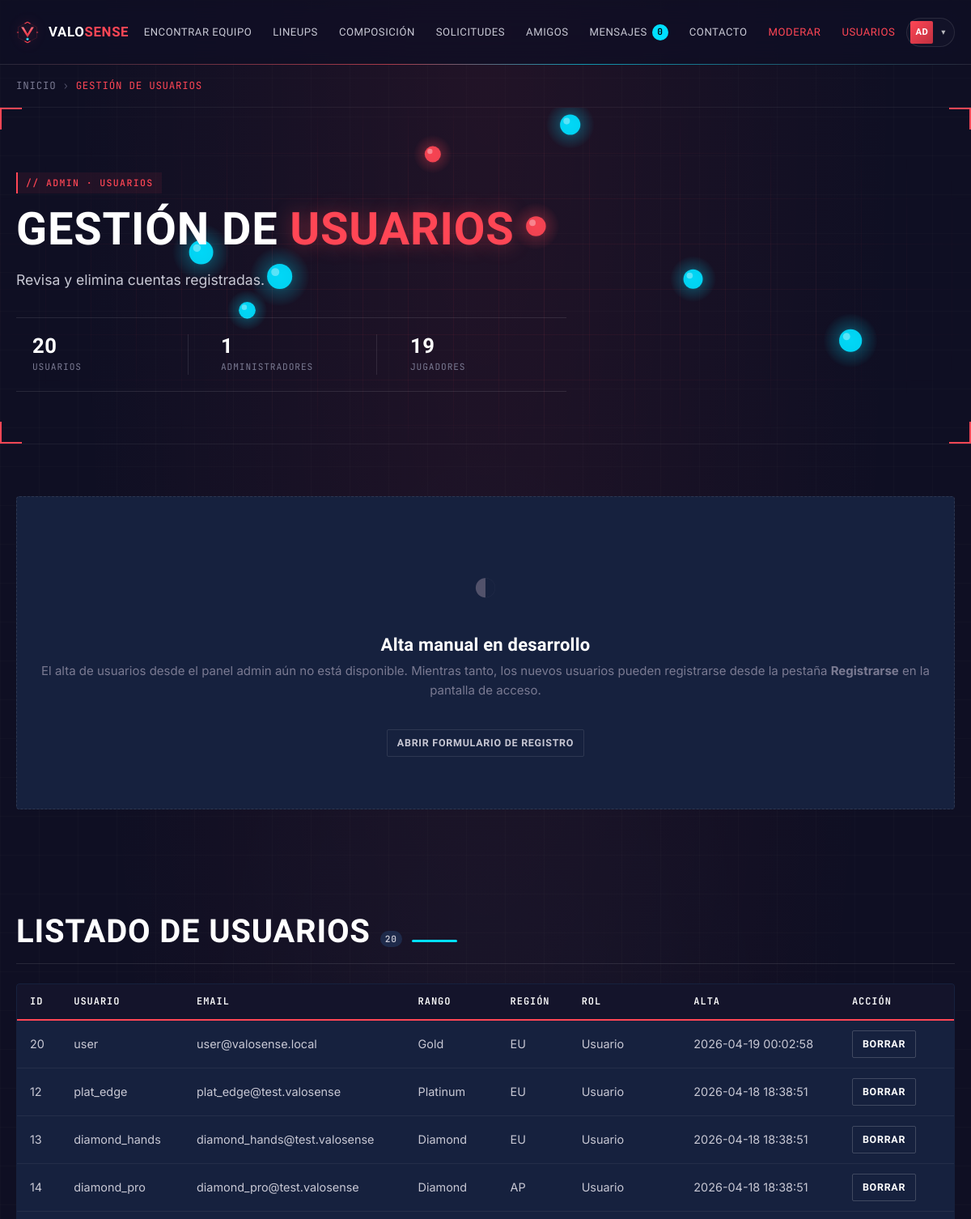
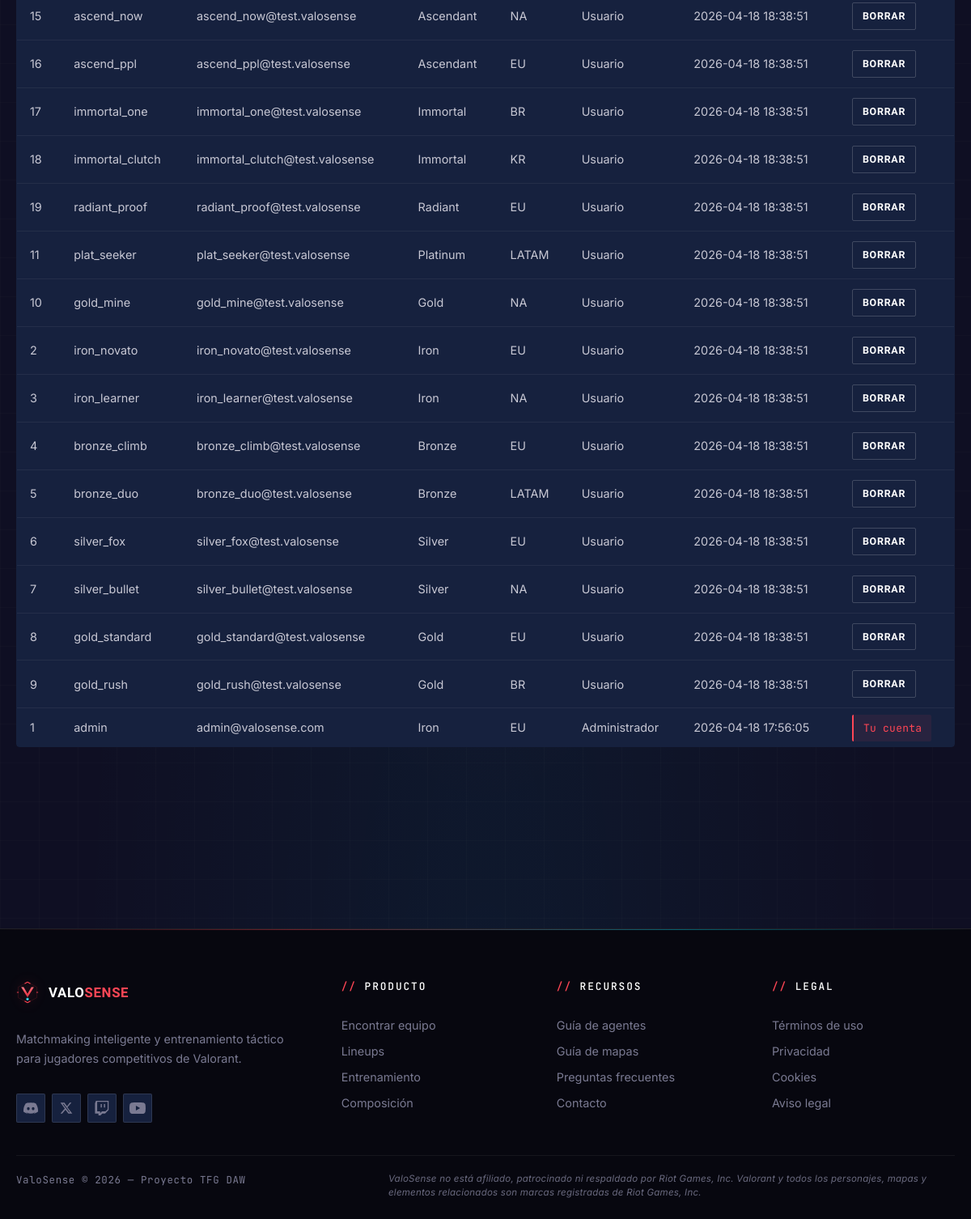
Screenshot of /index.php?controlador=usuario&action=gestionar (signed in) with the database file from the repository (2 pictures, top to bottom).
### tables this page shows
CREATE TABLE `usuario` (
  `id` int(11) NOT NULL AUTO_INCREMENT,
  `username` varchar(50) NOT NULL,
  `email` varchar(100) NOT NULL,
  `password_hash` varchar(255) NOT NULL,
  `rango` enum('Iron','Bronze','Silver','Gold','Platinum','Diamond','Ascendant','Immortal','Radiant') NOT NULL,
  `region` enum('EU','NA','LATAM','BR','AP','KR') NOT NULL DEFAULT 'EU',
  `es_admin` tinyint(1) NOT NULL DEFAULT 0,
  `riot_id` varchar(50) DEFAULT NULL,
  `riot_tag` varchar(10) DEFAULT NULL,
  `riot_region` enum('eu','na','ap','kr','latam','br') DEFAULT NULL,
  `riot_puuid` varchar(120) DEFAULT NULL,
  `riot_validado_en` datetime DEFAULT NULL,
  `riot_id_visible` tinyint(1) NOT NULL DEFAULT 1,
  `google_id` varchar(255) DEFAULT NULL,
  `creado_en` timestamp NOT NULL DEFAULT current_timestamp(),
  `ultima_actividad` timestamp NULL DEFAULT NULL,
  `estado_presencia` enum('en_linea','ausente','invisible') NOT NULL DEFAULT 'en_linea',
  PRIMARY KEY (`id`),
  UNIQUE KEY `username` (`username`),
  UNIQUE KEY `email` (`email`),
  UNIQUE KEY `uq_google_id` (`google_id`)
);

### controller/usuario_controller.php (called while the page is built, shortened)
<?php
require_once("model/helpers.php");
function gestionar(){
    require_once("model/usuario_model.php");
    $model = new Usuario_model();
    $array = $model->get_usuarios();
    require_once("view/gestiona_usuario_view.php");
}
?>

### controller/front_controller.php (called while the page is built, shortened)
<?php
$action_name = DEFAULT_ACTION;
if (!empty($_GET['action'])) {
    $action_name = preg_replace('/[^a-z_]/i', '', $_GET['action']);
}
try {
    $action_name();
} catch (Throwable $e) {
    $pronto_mensaje = $e->getMessage();
    require_once("view/pronto_view.php");
}
?>

### model/conectar.php (called while the page is built, shortened)
<?php
class Conectar {
    public static function conexion(){
        try {
            $host     = 'localhost';
            $user     = 'root';
            $pass     = '';
            $database = 'valosense';
            $port     = 3307;
            $db = new mysqli($host, $user, $pass, $database, $port);
            $db->set_charset('utf8mb4');
            return $db;
        } catch (mysqli_sql_exception $e) {
            error_log('Conectar — ' . $e->getMessage());
            throw new RuntimeException("Error de conexión con la base de datos.", 0, $e);
        }
    }
}
?>

### model/chat_model.php (called while the page is built, shortened)
<?php
class Chat_model {
    private $db;
    public function __construct(){
        require_once("model/conectar.php");
        $this->db = Conectar::conexion();
    }
    public function count_no_leidos_total($me){
        $me = (int)$me;
        try {
            $stmt = $this->db->prepare(
                "SELECT COUNT(*) AS n FROM mensaje WHERE receptor_id = ? AND leido = 0"
            );
            $stmt->bind_param("i", $me);
            $stmt->execute();
            $row = $stmt->get_result()->fetch_assoc();
            return $row ? (int)$row['n'] : 0;
        } catch (mysqli_sql_exception $e) { return 0; }
    }
}
?>

### model/helpers.php (called while the page is built, shortened)
<?php
if (!function_exists('nombre_visible')) {
    function nombre_visible(?array $u): string {
        $dn = trim((string)($u['display_name'] ?? ''));
        return (string)($u['username'] ?? '');
    }
}
?>

### model/usuario_model.php (called while the page is built, shortened)
<?php
class Usuario_model {
    private $db;
    public function __construct(){
        require_once("model/conectar.php");
        $this->db = Conectar::conexion();
    }
    public function get_usuarios(){
        try {
            $stmt = $this->db->prepare("SELECT id, username, email, rango, region, es_admin, creado_en FROM usuario ORDER BY creado_en DESC");
            $stmt->execute();
            $registros = $stmt->get_result()->fetch_all(MYSQLI_ASSOC);
            return $registros ?: [];
        } catch (mysqli_sql_exception $e) {
            error_log('Usuario_model — ' . $e->getMessage());
            throw new RuntimeException("Error interno consultando usuarios.", 0, $e);
        }
    }
}
?>

### view/gestiona_usuario_view.php (the view, shortened to what this page needs)
<?php require_once("view/menu.php"); ?>
<main class="main-content" id="main">
    <nav class="breadcrumb" aria-label="Migas de pan">
        <div class="container">
            <ol class="breadcrumb-list">
                <li class="breadcrumb-item"><a href="index.php">Inicio</a></li>
                <li class="breadcrumb-item breadcrumb-current" aria-current="page">Gestión de usuarios</li>
            </ol>
        </div>
    </nav>
    <section class="hero">
        <div class="container hero-content">
            <span class="eyebrow">// ADMIN · USUARIOS</span>
            <h1 class="hero-title">Gestión de <span class="text-red">usuarios</span></h1>
            <p class="hero-subtitle">Revisa y elimina cuentas registradas.</p>
            <?php
                $total = isset($array) ? count($array) : 0;
                $admins = 0;
                if(isset($array)){
                    foreach($array as $u){ if(!empty($u['es_admin'])) $admins++; }
                }
            ?>
            <ul class="hero-stats">
                <li class="hero-stat">
                    <span class="hero-stat-value"><?php echo $total; ?></span>
                    <span class="hero-stat-label">Usuarios</span>
                </li>
                <li class="hero-stat">
                    <span class="hero-stat-value"><?php echo $admins; ?></span>
                    <span class="hero-stat-label">Administradores</span>
                </li>
                <li class="hero-stat">
                    <span class="hero-stat-value"><?php echo max(0, $total - $admins); ?></span>
                    <span class="hero-stat-label">Jugadores</span>
                </li>
            </ul>
        </div>
    </section>
    <section class="search-section">
        <div class="container">
            <div class="empty-state">
                <div class="empty-icon" aria-hidden="true">◐</div>
                <h3 class="empty-title">Alta manual en desarrollo</h3>
                <p class="empty-desc">
                    El alta de usuarios desde el panel admin aún no está disponible.
                    Mientras tanto, los nuevos usuarios pueden registrarse desde la pestaña
                    <strong>Registrarse</strong> en la pantalla de acceso.
                </p>
                <div class="spaced-actions">
                    <a href="index.php?controlador=usuario&amp;action=registro" class="btn-ghost btn-small">Abrir formulario de registro</a>
                </div>
            </div>
        </div>
    </section>
    <section class="results-section">
        <div class="container">
            <div class="results-bar">
                <h2 class="section-title results-title">
                    Listado de usuarios
                    <span class="badge badge--muted"><?php echo isset($array) ? count($array) : 0; ?></span>
                </h2>
            </div>
            <?php if(!isset($array) || count($array) === 0): ?>
                <div class="empty-state">
                    <div class="empty-icon" aria-hidden="true">◎</div>
                    <h3 class="empty-title">Sin usuarios registrados</h3>
                    <p class="empty-desc">Todavía no se ha registrado ningún jugador.</p>
                </div>
            <?php else: ?>
                <div class="admin-wrapper">
                    <table class="admin-table">
                        <thead>
                            <tr>
                                <th>ID</th>
                                <th>Usuario</th>
                                <th>Email</th>
                                <th>Rango</th>
                                <th>Región</th>
                                <th>Rol</th>
                                <th>Alta</th>
                                <th>Acción</th>
                            </tr>
                        </thead>
                        <tbody>
                            <?php foreach($array as $registro): ?>
                                <tr>
                                    <td><?php echo htmlspecialchars($registro['id']); ?></td>
                                    <td><?php echo htmlspecialchars($registro['username'] ?? ''); ?></td>
                                    <td><?php echo htmlspecialchars($registro['email'] ?? ''); ?></td>
                                    <td><?php echo htmlspecialchars($registro['rango'] ?? ''); ?></td>
                                    <td><?php echo htmlspecialchars($registro['region'] ?? ''); ?></td>
                                    <td><?php echo !empty($registro['es_admin']) ? 'Administrador' : 'Usuario'; ?></td>
                                    <td><?php echo htmlspecialchars($registro['creado_en'] ?? ''); ?></td>
                                    <td>
                                        <?php if((int)($registro['id'] ?? 0) === (int)($_SESSION['usuario']['id'] ?? 0)): ?>
                                            <span class="auth-message">Tu cuenta</span>
                                        <?php else: ?>
                                            <form class="inline-form" action="index.php?controlador=usuario&amp;action=gestionar" method="post"
                                                  data-confirm="¿Borrar este usuario?">
                                                <button type="submit" name="borrar" value="1" class="btn-secondary btn-small">Borrar</button>
                                            </form>
                                        <?php endif; ?>
                                    </td>
                                </tr>
                            <?php endforeach; ?>
                        </tbody>
                    </table>
                </div>
            <?php endif; ?>
        </div>
    </section>
</main>

### view/menu.php (shortened to what this page needs)
<?php
require_once(__DIR__ . "/../model/helpers.php");
$c_actual = $_GET['controlador'] ?? '';
$a_actual = $_GET['action'] ?? '';
$logeado  = isset($_SESSION["usuario"]);
$es_admin = !empty($_SESSION["usuario"]["es_admin"]);
$username = nombre_visible($_SESSION["usuario"] ?? null);
$chat_no_leidos = 0;
if($logeado){
    require_once(__DIR__ . "/../model/amistad_model.php");
    require_once(__DIR__ . "/../model/chat_model.php");
    require_once(__DIR__ . "/../model/usuario_model.php");
    $me_id = (int)$_SESSION["usuario"]["id"];
    $nav_cache = $_SESSION['nav_counters'] ?? null;
    $stale = !$nav_cache || ($nav_cache['me'] ?? 0) !== $me_id || (time() - ($nav_cache['ts'] ?? 0)) >= 30;
    if ($stale) {
        try {
            $chat_no_leidos          = (new Chat_model())->count_no_leidos_total($me_id);
        } catch (Throwable $e) {
            error_log('menu counters — ' . $e->getMessage());
        }
    } else {
        $invitaciones_pendientes = (int)$nav_cache['inv'];
        $chat_no_leidos          = (int)$nav_cache['unread'];
    }
}
$opciones_explorar = [
    ['key' => 'matchmaker', 'href' => 'index.php?controlador=matchmaker&action=home', 'label' => 'Encontrar equipo',  'desc' => 'Busca compañeros de tu nivel'],
    ['key' => 'lineup',     'href' => 'index.php?controlador=lineup&action=home',     'label' => 'Lineups',           'desc' => 'Smokes, flashes y molotovs'],
    ['key' => 'team',       'href' => 'index.php?controlador=team&action=home',       'label' => 'Composición',       'desc' => 'Recomendador de comp'],
];
?>
<header class="navbar">
    <div class="navbar-container">
        <a href="index.php" class="navbar-logo">
            <img src="imagenes/logo.svg" alt="ValoSense" width="32" height="32">
            <span class="logo-text">Valo<span class="logo-accent">Sense</span></span>
        </a>
        <nav class="navbar-menu" id="navbar-menu" aria-label="Menú principal">
            <ul class="nav-list">
                <?php if($logeado): ?>
                    <?php foreach($opciones_explorar as $op): ?>
                        <?php
                            $op_activo = ($c_actual === $op['key'])
                                      && !($op['key'] === 'lineup' && $a_actual === 'enviar');
                        ?>
                        <li class="nav-item">
                            <a href="<?php echo htmlspecialchars($op['href']); ?>"
                               class="nav-link<?php echo $op_activo ? ' nav-link-active' : ''; ?>">
                                <?php echo htmlspecialchars($op['label']); ?>
                            </a>
                        </li>
                    <?php endforeach; ?>
                    <?php $solicitudes_activo = ($c_actual === 'amistad' && $a_actual !== 'amigos'); ?>
                    <li class="nav-item nav-item-push-right">
                        <a href="index.php?controlador=amistad&amp;action=home"
                           class="nav-link<?php echo $solicitudes_activo ? ' nav-link-active' : ''; ?>">
                            Solicitudes
                        </a>
                    </li>
                    <?php $amigos_activo = ($c_actual === 'amistad' && $a_actual === 'amigos'); ?>
                    <li class="nav-item">
                        <a href="index.php?controlador=amistad&amp;action=amigos"
                           class="nav-link<?php echo $amigos_activo ? ' nav-link-active' : ''; ?>">
                            Amigos
                        </a>
                    </li>
                    <li class="nav-item">
                        <a href="index.php?controlador=chat&amp;action=home"
                           class="nav-link<?php echo $c_actual === 'chat' ? ' nav-link-active' : ''; ?>">
                            Mensajes
                            <span id="nav-chat-badge" class="badge badge--cyan nav-chat-badge <?php echo $chat_no_leidos > 0 ? '' : 'is-hidden'; ?>">
                                <?php echo (int)$chat_no_leidos; ?>
                            </span>
                        </a>
                    </li>
                    <li class="nav-item">
                        <a href="index.php?controlador=contacto&amp;action=home"
                           class="nav-link<?php echo $c_actual === 'contacto' ? ' nav-link-active' : ''; ?>">
                            Contacto
                        </a>
                    </li>
                    <?php if($es_admin): ?>
                        <li class="nav-item">
                            <a href="index.php?controlador=lineup&amp;action=gestionar" class="nav-link nav-link-red">Moderar</a>
                        </li>
                        <li class="nav-item">
                            <a href="index.php?controlador=usuario&amp;action=gestionar" class="nav-link nav-link-red">Usuarios</a>
                        </li>
                    <?php endif; ?>
                    <?php
                        $vincular_activo  = ($c_actual === 'usuario' && ($_GET['action'] ?? '') === 'vincular');
                        $ajustes_activo   = ($c_actual === 'usuario' && ($_GET['action'] ?? '') === 'ajustes');
                        $perfil_activo    = ($c_actual === 'perfil');
                        $user_menu_activo = $vincular_activo || $ajustes_activo || $perfil_activo;
                    ?>
                    <li class="nav-item nav-item-user nav-dropdown<?php echo $user_menu_activo ? ' is-active' : ''; ?>">
                        <button type="button"
                                class="nav-user-toggle nav-dropdown-toggle"
                                aria-haspopup="menu"
                                aria-expanded="false"
                                aria-label="Menú del usuario <?php echo htmlspecialchars($username); ?>">
                            <span class="nav-user-avatar"><?php echo htmlspecialchars(strtoupper(substr($username, 0, 2))); ?></span>
                            <span class="dropdown-caret" aria-hidden="true">▾</span>
                        </button>
                    </li>
                <?php else: ?>
                    <li class="nav-item nav-item-user">
                        <a href="index.php?controlador=usuario&amp;action=home" class="btn-primary">Login</a>
                    </li>
                <?php endif; ?>
            </ul>
        </nav>
    </div>
</header>

### css/auth.css (style rules this page uses)
.auth-message { min-height: 1.25rem; margin: 0; color: var(--red-primary); font-family: var(--font-mono); font-size: 0.8125rem; line-height: 1.4; letter-spacing: 0.02em; }
.auth-message:not(:empty) { padding: var(--sp-2) var(--sp-3); background: rgba(255, 70, 85, 0.08); border-left: 2px solid var(--red-primary); border-radius: var(--radius-xs); }

### rows the page displays
usuario: username "AD", id "1", username "admin", email "admin@valosense.com", rango "Iron", region "EU", es_admin "Administrador", creado_en "2026-04-18 17:56:05", shows "Tu cuenta"
usuario: id "20", username "user", email "user@valosense.local", rango "Gold", region "EU", es_admin "Usuario", creado_en "2026-04-19 00:02:58"
usuario: id "12", username "plat_edge", email "plat_edge@test.valosense", rango "Platinum", region "EU", es_admin "Usuario", creado_en "2026-04-18 18:38:51"
usuario: id "13", username "diamond_hands", email "diamond_hands@test.valosense", rango "Diamond", region "EU", es_admin "Usuario", creado_en "2026-04-18 18:38:51"
usuario: id "14", username "diamond_pro", email "diamond_pro@test.valosense", rango "Diamond", region "AP", es_admin "Usuario", creado_en "2026-04-18 18:38:51"
usuario: id "15", username "ascend_now", email "ascend_now@test.valosense", rango "Ascendant", region "NA", es_admin "Usuario", creado_en "2026-04-18 18:38:51"
usuario: id "16", username "ascend_ppl", email "ascend_ppl@test.valosense", rango "Ascendant", region "EU", es_admin "Usuario", creado_en "2026-04-18 18:38:51"
usuario: id "17", username "immortal_one", email "immortal_one@test.valosense", rango "Immortal", region "BR", es_admin "Usuario", creado_en "2026-04-18 18:38:51"
usuario: id "18", username "immortal_clutch", email "immortal_clutch@test.valosense", rango "Immortal", region "KR", es_admin "Usuario", creado_en "2026-04-18 18:38:51"
usuario: id "19", username "radiant_proof", email "radiant_proof@test.valosense", rango "Radiant", region "EU", es_admin "Usuario", creado_en "2026-04-18 18:38:51"
usuario: id "11", username "plat_seeker", email "plat_seeker@test.valosense", rango "Platinum", region "LATAM", es_admin "Usuario", creado_en "2026-04-18 18:38:51"
usuario: id "10", username "gold_mine", email "gold_mine@test.valosense", rango "Gold", region "NA", es_admin "Usuario", creado_en "2026-04-18 18:38:51"
usuario: id "2", username "iron_novato", email "iron_novato@test.valosense", rango "Iron", region "EU", es_admin "Usuario", creado_en "2026-04-18 18:38:51"
usuario: id "3", username "iron_learner", email "iron_learner@test.valosense", rango "Iron", region "NA", es_admin "Usuario", creado_en "2026-04-18 18:38:51"
usuario: id "4", username "bronze_climb", email "bronze_climb@test.valosense", rango "Bronze", region "EU", es_admin "Usuario", creado_en "2026-04-18 18:38:51"
usuario: id "5", username "bronze_duo", email "bronze_duo@test.valosense", rango "Bronze", region "LATAM", es_admin "Usuario", creado_en "2026-04-18 18:38:51"
usuario: id "6", username "silver_fox", email "silver_fox@test.valosense", rango "Silver", region "EU", es_admin "Usuario", creado_en "2026-04-18 18:38:51"
usuario: id "7", username "silver_bullet", email "silver_bullet@test.valosense", rango "Silver", region "NA", es_admin "Usuario", creado_en "2026-04-18 18:38:51"
usuario: id "8", username "gold_standard", email "gold_standard@test.valosense", rango "Gold", region "EU", es_admin "Usuario", creado_en "2026-04-18 18:38:51"
usuario: id "9", username "gold_rush", email "gold_rush@test.valosense", rango "Gold", region "BR", es_admin "Usuario", creado_en "2026-04-18 18:38:51"

### other values shown
$op['label'] "ENCONTRAR EQUIPO"
$op['label'] "LINEUPS"
$op['label'] "COMPOSICIÓN"
$chat_no_leidos "0"
$total "20"
$admins "1"
max(0, $total - $admins) "19"
count($array) "20"
